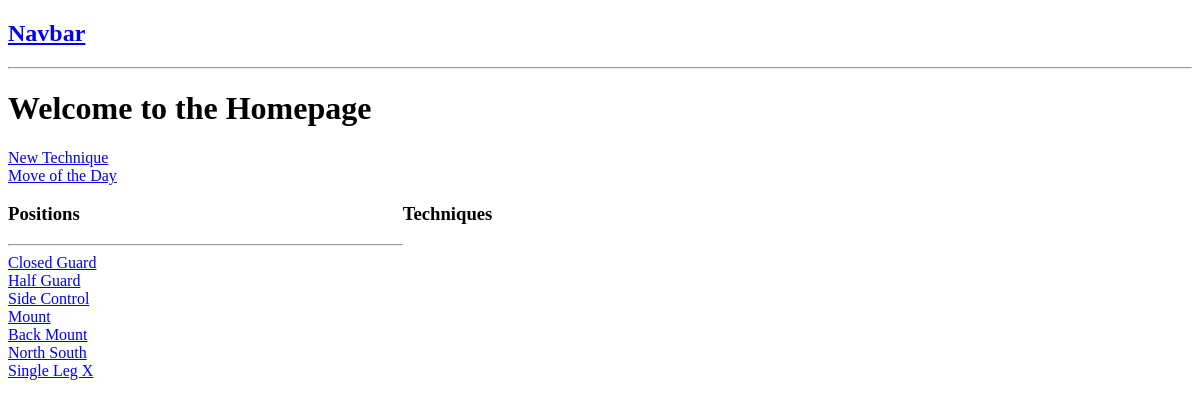
The app's page /, older data.
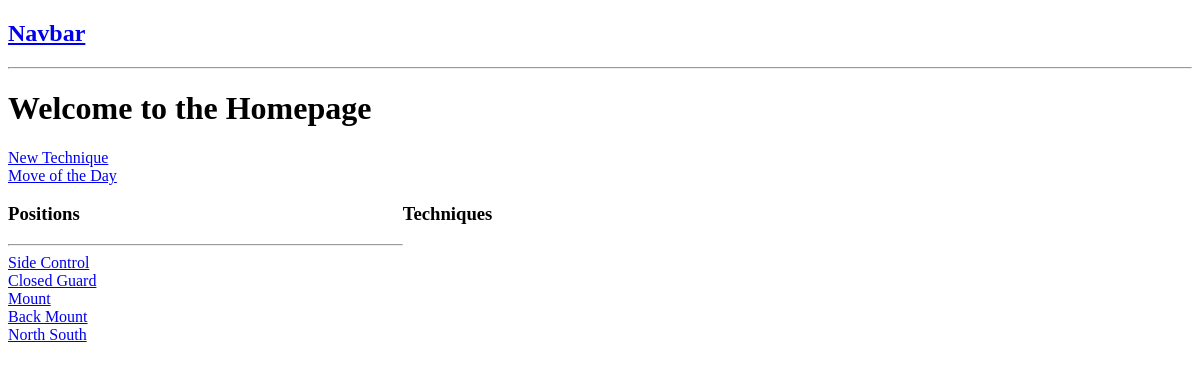
The same page, newer data.
### bjjtracker/models.py (models this page shows)
class Position(models.Model):
    name = models.CharField(primary_key=True, max_length=100)
    concepts = models.TextField(null=True, blank=True)
    def __str__(self):
        return self.name

### bjjtracker/views.py (the view)
# urls.py: path('', views.home, name='home'),
def home(request):
    q = request.GET.get('q') if request.GET.get('q') != None else ''
    techniques = Technique.objects.filter(
        Q(position__name__icontains=q)
    )
    positions = Position.objects.all()
    context = {'positions':positions, 'techniques':techniques}
    return render(request, 'bjjtracker/home.html', context)

### bjjtracker/templates/bjjtracker/home.html (shortened to what this page needs)
{% extends 'main.html' %}
{% block content %}
<h1>Welcome to the Homepage</h1>
<a href="{% url 'create-technqiue' %}">New Technique</a>
<br>
<a href="{% url 'move-of-the-day' %}">Move of the Day</a>
<div class="home-containers">
    <div>
        <h3>Positions</h3>
        <hr>
        {% for position in positions %}
        <div>
            <a href="{% url 'position'  position.name %}">{{ position }}</a>
        </div>
        {% endfor %}
    </div>
    <div>
        <h3>Techniques</h3>
    </div>
</div>
{% endblock %}

Row changes from the older to the newer data that the page shows:
removed Position: name "Half Guard"
removed Position: name "Single Leg X"
shown differently, row unchanged: Position "Side Control": moves up the list
